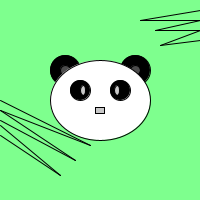
Frame 1 (no input)
Frame 60 (the mouse pressed at the canvas centre just before this capture): identical to frame 1, image omitted
Frame 120 (the mouse held since frame 60 and released just before this capture): identical to frame 1, image omitted

The Processing sketch that drew this single still picture (run headless with seeded random() and noise(); from frame 60 on, the mouse is pressed at the canvas centre):

// Processing sketch: processing_23473
// ── processing_23473.pde

void setup() {
size(200,200);
smooth();
}
void draw() {
background(126,255,142);
ellipseMode(CENTER);
rectMode(CENTER);

stroke(0);
fill(0);
ellipse(65,70,30,30);
ellipse(135,70,30,30);

stroke(0);
fill(75);
ellipse(65,70,10,10);
ellipse(135,70,10,10);//ears//

stroke(0);
fill(255);
ellipse(100,100,100,80);//head//

stroke(0);
fill(0);
ellipse(80,90,20,20);
ellipse(120,90,20,20);//blackeyes//

stroke(0);
fill(200);
ellipse(83,90,5,10);
ellipse(117,90,5,10);//eyes//

stroke(0);
fill(200);
rect(100,110,9,6);

line(0,100,90,145);
line(0,110,90,145);
line(0,110,75,160);
line(0,120,75,160);
line(0,125,60,175);
line(0,135,60,175);

line(200,10,140,20);
line(200,20,140,20);
line(200,20,155,30);
line(200,30,155,30);
line(200,30,160,45);
line(200,40,160,45);//bamboo leaves//
}
